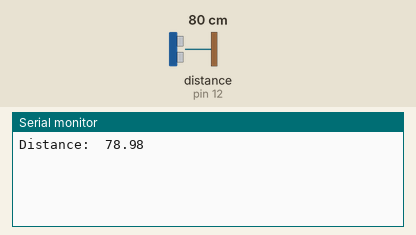
Recording of a sketch running on a simulated Arduino Uno, built with avr-gcc and run on an emulated ATmega328P. Shown: the last lines printed to the serial monitor. Wiring (inferred from the names in the program): ultrasonic range finder: trigger pin 11; echo pin 12. The inputs (shaded band) are chosen by the test bench; at power-on: distance to the obstacle (sensor on pin 12) 80 cm. The echo pulse lasts 58.3 µs per cm.

Above: at 1.2 s.
1.3 s: distance to the obstacle (sensor on pin 12) set to 2 cm
At 1.3 s:
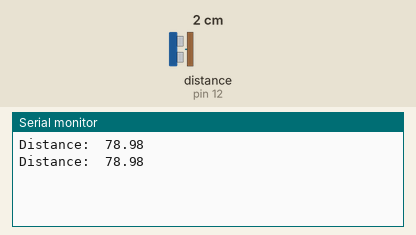
2.8 s: distance to the obstacle (sensor on pin 12) set to 35 cm
At 3.4 s:
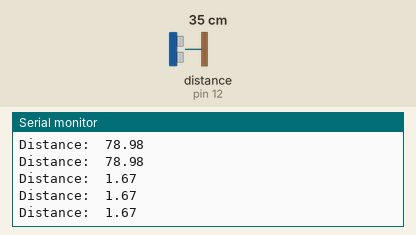
Timing chart, 0 to 5.8 s (numbered marks = the images above; inputs shaded):
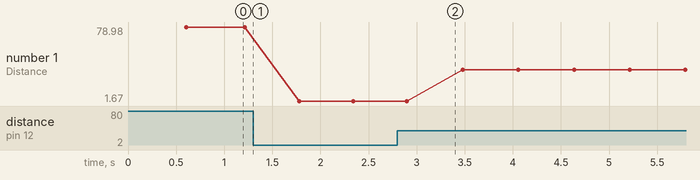

Measured:
- plotted number 1: 78.98 → 1.67 after the input at 1.3 s, 1.67 → 34.37 after the input at 2.8 s

The sketch:

ultrasonic.ino
```cpp
/* Basic HC-SR04 Code
 *
 * Uses median filtering to get a more accurate value
 *
 *
 * Vcc: 5V
 * Trig: Pin 11
 * Echo: Pin 12
 * Ground: Ground
 *
 */

int trigPin = 11;
int echoPin = 12;
int numMed = 11;
long duration;
float distance;
float measurements[11];

void setup() {
  // put your setup code here, to run once:
  pinMode(trigPin, OUTPUT);
  pinMode(echoPin, INPUT);
  Serial.begin(9600);

}

/*
 *  This is for the median filtering
 */
void swap(float *p,float *q) {
   int t;

   t=*p;
   *p=*q;
   *q=t;
}
void sort(float a[],int n) {
   int i,j,temp;

   for(i=0;i<n-1;i++) {
      for(j=0;j<n-i-1;j++) {
         if(a[j]>a[j+1])
            swap(&a[j],&a[j+1]);
      }
   }
}

void loop() {

  for (int i = 0; i < numMed; i++){

    // take measurement
    digitalWrite(trigPin, LOW);
    delayMicroseconds(2);
    digitalWrite(trigPin, HIGH);
    delayMicroseconds(10);
    digitalWrite(trigPin, LOW);

    // calculate distance
    duration = pulseIn(echoPin, HIGH, 100000);
    distance = duration * 0.034/2;


    // collect 11 measurements
    if ((distance < 500) && (distance != 0)){
      measurements[i] = distance;
      //Serial.print("Distance: ");
      //Serial.println(distance);
      delay(50);
    }
  }

  // take median as true distance
  sort(measurements, numMed);
  Serial.print("Distance:  ");
  Serial.println(measurements[numMed/2]);

}
```
